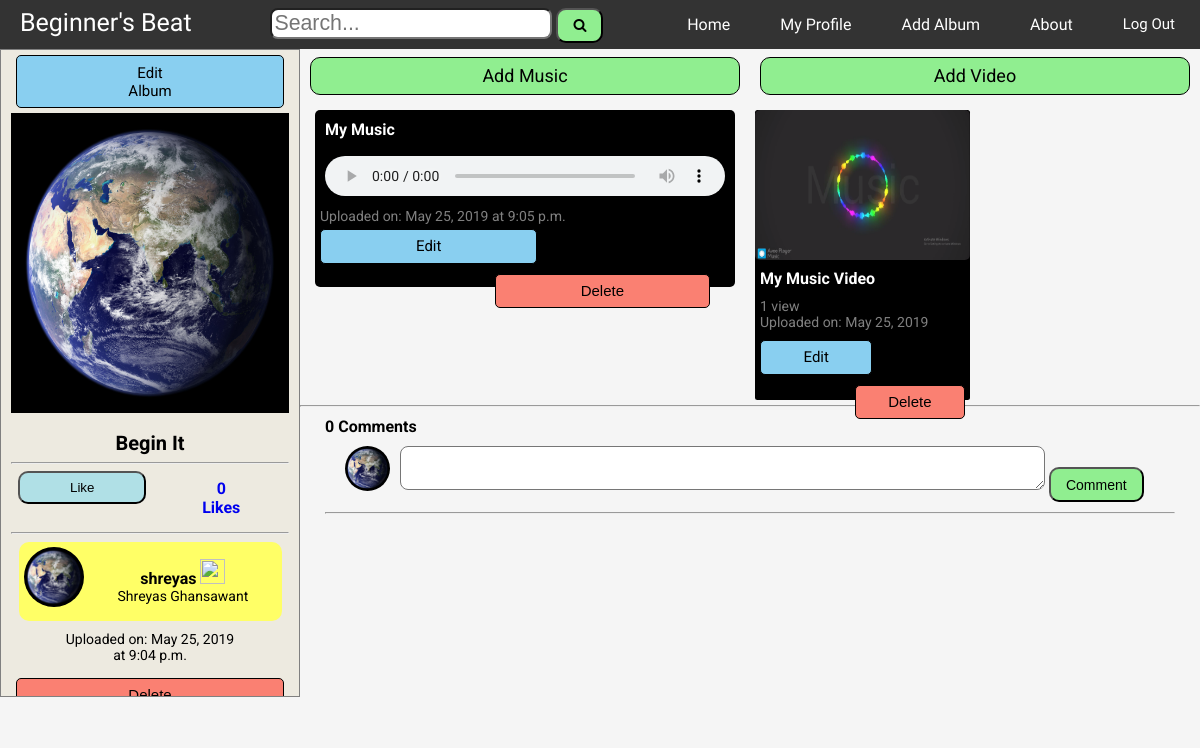
Screenshot of /edit/album-music-videos/album_id=1/ (signed in) with the database file from the repository.
### beat/models.py (models this page shows, shortened)
class Album(models.Model):
    title = models.CharField(max_length=40)
    description = models.TextField(default="No Description...")
    cover_dp = models.ImageField(upload_to='album_cover_pictures/', default="album_cover_pictures/no_cover_dp.png", validators=[FileExtensionValidator(allowed_extensions=['jpg', 'png', 'jpeg'])])
    date = models.DateField(auto_now_add=True)
    time = models.TimeField(auto_now_add=True)
    author = models.ForeignKey(User, on_delete=models.CASCADE)

class Profile(models.Model):
    dp = models.ImageField(upload_to='profile_pictures/', default="profile_pictures/no_dp.png", validators=[FileExtensionValidator(allowed_extensions=['jpg', 'png', 'jpeg'])])
    dob = models.DateField(default=timezone.now)
    bio = models.CharField(max_length=100, default="No bio")
    user = models.OneToOneField(User, on_delete=models.CASCADE)

class Music(models.Model):
    title = models.CharField(max_length=75)
    description = models.TextField(default="No Description...")
    file = models.FileField(upload_to='music/', validators=[FileExtensionValidator(allowed_extensions=['mp3', 'ogg', 'wav'])])
    date = models.DateField(auto_now_add=True)
    time = models.TimeField(auto_now_add=True)
    author = models.ForeignKey(User, on_delete=models.CASCADE)
    album = models.ForeignKey(Album, on_delete=models.CASCADE)

class Video(models.Model):
    thumbnail = models.ImageField(upload_to='thumbnails/', default="thumbnails/no_thumb.png", validators=[FileExtensionValidator(allowed_extensions=['jpg', 'png', 'jpeg'])])
    title = models.CharField(max_length=75)
    description = models.TextField(default="No Description...")
    file = models.FileField(upload_to='videos/', validators=[FileExtensionValidator(allowed_extensions=['mp4', 'flv'])])
    date = models.DateField(auto_now_add=True)
    time = models.TimeField(auto_now_add=True)
    author = models.ForeignKey(User, on_delete=models.CASCADE)
    views = models.IntegerField(default=0)
    album = models.ForeignKey(Album, on_delete=models.CASCADE)

### beat/views.py (the view)
# urls.py: path('edit/album-music-videos/album_id=<int:album_id>/', views.edit_album, name="edit-album"),
@login_required(login_url="beat:login")
def edit_album(request, album_id):
    user = request.user
    album = get_object_or_404(Album, pk=album_id)
    if album.author == user:
        likes = LikeAlbum.objects.filter(album=album).count()
        num_comments = CommentAlbum.objects.filter(album=album).count()
        comments = CommentAlbum.objects.filter(album=album).order_by('-date_time')
        musics = Music.objects.filter(album=album).order_by('-date', '-time')
        videos = Video.objects.filter(album=album).order_by('-date', '-time')
        un_like = None
        try:
            liked = LikeAlbum.objects.filter(album=album, user=request.user)
            if liked:
                un_like = "liked"
        except Exception:
            un_like = "not liked"
        return render(request, 'beat/edit_album.html', {
            'album': album,
            'musics': musics,
            'videos': videos,
            'likes': likes,
            'num_comments': num_comments,
            'comments': comments,
            'un_like': un_like,
            'user': user,
        })

### beat/templates/beat/edit_album.html (shortened to what this page needs)
{% include "beat/base.html" %}
{% load humanize %}
{% load static %}
<link rel="stylesheet" href="{% static "beat/detail.css" %}">
{% block body %}
<div class="main-body">
  <div class="main-body-1-pro">
    <a href="{% url 'beat:update-album' album.id %}" id="m-u-a">Edit Album</a>
    <br class="br-c">
    <br class="br-c">
    <br class="br-c">
    <img src="{{ album.cover_dp.url }}" id="cover_dp" oncontextmenu="return false;">
    <div id="at"><strong>{{ album.title }}</strong></div>
    <hr>
    <div class="like-it-div">
      <form action="{% url 'beat:like-album' album.id %}" method="post" id="likeit">
        {% if un_like == "liked" %}
          <button type="submit" id="likeitbtn-u">Unlike</button>
        {% else %}
          <button type="submit" id="likeitbtn">Like</button>
        {% endif %}
      </form>
      <strong id="likes"><a href="{% url 'beat:liked-by-album' album.id %}" style="text-decoration: none;">{{ likes|intcomma }} Like{{ likes|pluralize }}</a></strong>
    </div>
    <hr>
    <a href="{% url 'beat:profile' album.author.id %}" id="a-a-a">
      <div id="mini-user">
        <img src="{{ album.author.profile.dp.url }}" id="mini-dp" oncontextmenu="return false;">
        <div id="miniu"><strong>{{ album.author.username }}</strong>
          {% if album.author.is_superuser %}
            <span title="Admin of Beginner's Beat">
              <img src="https://img.icons8.com/color/48/000000/verified-account.png" height="25px" width="25px">
            </span>
          {% endif %}
          <div id="user-name">
            {{ album.author.first_name }} {{ album.author.last_name }}
          </div>
        </div>
      </div>
    </a>
    <div id="dt-a">Uploaded on: {{ album.date }}<br id="br-for-ud">at {{ album.time }}</div>
    <form action="{% url 'beat:delete-album' album.id %}" method="post">
      <button type="submit" id="m-d-a">Delete Album</button>
    </form>
    <br><br><br>
  </div>
  <div class="main-body-2">
    <div id="add-edit-mv">
      <a href="{% url 'beat:add-music' album.id %}" id="add-music">Add Music</a>
      <a href="{% url 'beat:add-video' album.id %}" id="add-video">Add Video</a>
    </div>
    <div class="music-video">
      <div class="music">
        {% for music in musics %}
          <div class="main-music-pro">
            <div id="m-t"><strong>{{ music.title }}</strong></div>
            <audio controls id="m-a" controlsList="nodownload">
              <source src="{{ music.file.url }}">
            </audio>
            <div id="m-dt">
              Uploaded on: {{ music.date }} at {{ music.time }}
            </div>
            <a href="{% url 'beat:update-music' music.id %}" id="m-u-m">Edit</a>
            <form action="{% url 'beat:delete-music' music.id %}" method="post">
              <button type="submit" id="m-d-m">Delete</button>
            </form>
          </div>
        {% endfor %}
      </div>
      <div class="video-pro">
        {% for video in videos %}
          <div class="main-video">
            <a href="{% url 'beat:detail-video' video.id %}">
              <img src="{{ video.thumbnail.url }}" id="v-thumb" oncontextmenu="return false;">
              <div id="v-t"><strong><span title="{{ video.title }}">{{ video.title|truncatechars:40 }}</span></strong></div>
              <div id="v-d">
                {{ video.views|intcomma }} view{{ video.views|pluralize }} <br>
                Uploaded on: {{ video.date }}
              </div>
            </a>
            <a href="{% url 'beat:update-video' video.id %}" id="m-u">Edit</a>
            <form action="{% url 'beat:delete-video' video.id %}" method="post">
              <button type="submit" id="m-d">Delete</button>
            </form>
          </div>
        {% endfor %}
      </div>
    </div>
    <hr>
    <div class="comment-body">
      <strong>{{ num_comments|intcomma }} Comment{{ num_comments|pluralize }}</strong>
      <form id="comment-form" action="{% url 'beat:comment-album' album.id %}" method="get">
        {% if user.is_authenticated %}
          <img src="{{ user.profile.dp.url }}" id="my-img-for-c" oncontextmenu="return false;">
        {% endif %}
        <textarea name="comment_album" rows="2" cols="60" id="comment-text-area" style="font-size:13pt;"></textarea>
        <button type="submit" id="comment-btn">Comment</button>
        <br class="br-c">
        <br class="br-c">
      </form>
      <hr><br>
    </div>
  </div>
</div>
{% endblock body %}

### beat/static/beat/base.css (style rules this page uses)
* { margin: 0px; }
body { font-family: 'Roboto', sans-serif; }

### beat/static/beat/detail.css (style rules this page uses)
body { background-color: #F5F5F5; }
.main-body { display: grid; grid-template-columns: 25% 75%; grid-template-rows: auto; }
.main-body-1-pro { padding: 10px; background-color: #EDEAE0; border: solid grey 1px; text-align: center; overflow-y: auto; position: sticky; top: 0; height: 635.5px; scroll-behavior: smooth; padding-top: 0px; }
.music-video { display: grid; grid-template-columns: 50% 50%; grid-template-rows: auto; }
#cover_dp { width: 100%; height: 300px; margin-bottom: 7px; }
#at { word-wrap: break-word; font-size: 20px; margin: 7px; }
#likes { text-align: center; margin: 15px 45px; }
#likeit { margin: 7px; }
#likeitbtn { padding: 7px 50px; border-radius: 10px; background-color: #B0E0E6; }
.like-it-div { display: flex; }
#mini-user { margin: 7.5px; display: grid; grid-template-columns: 25% 75%; background-color: #FFFF66; border-radius: 10px; }
#mini-dp { width: 60px; border-radius: 50%; margin: 5px; height: 60px; }
#miniu { margin: 17px 15px; word-wrap: break-word; }
#a-a-a { color: black; text-decoration: none; }
#dt-a { margin: 10px; font-size: 14px; }
#user-name { font-size: 14px; text-transform: capitalize; }
.main-music-pro { background: black; color: white; margin: 15px; border-radius: 5px; padding-right: 20px; height: 177px; }
#m-t { padding: 10px; word-wrap: break-word; }
#m-a { margin: 7.5px 10px; width: 100%; height: 40px; }
#m-dt { color: grey; padding: 0px 5px; font-size: 14px; }
.video-pro { display: grid; grid-template-columns: 50% 50%; grid-auto-rows: 300px; margin-top: 10px; }
.main-video { background-color: black; color: white; margin: 5px; border-radius: 2.5px; //max-height: 250px; }
#v-thumb { height: 150px; width: 100%; border-radius: 5px; }
#v-t { padding: 5px; word-wrap: break-word; }
#v-d { padding: 5px; color: grey; font-size: 14px; }
.main-video a { color: white; text-decoration: none; }
.comment-body { margin: 0px 25px; margin-top: 10px; }
#my-img-for-c { height: 45px; width: 45px; border-radius: 50%; float: left; margin: 0px 10px; }
#comment-form { margin: 10px; }
#comment-text-area { border-radius: 8px; }
#comment-btn { background-color: lightgreen; text-align: center; padding: 7.5px 15px; font-size: 14px; border-radius: 10px; }
#add-edit-mv { display: grid; grid-template-columns: 50% 50%; }
#add-music, #add-video { background-color: lightgreen; text-align: center; padding: 7.5px 0px; font-size: 18px; border-radius: 10px; border: 1px solid black; margin: 7.5px 10px; margin-bottom: 0px; color: black; text-decoration: none; }
#m-u, #m-u-m, #m-u-a { border: solid black 1px; text-decoration: none; color: black; padding: 7.5px 42.5px; background-color: #89CFF0; float: left; font-size: 15px; margin: 5px; border-radius: 5px; }
#m-d, #m-d-m, #m-d-a { float: right; border: solid black 1px; text-decoration: none; color: black; padding: 7.5px 32.5px; background-color: #FA8072; font-size: 15px; margin: 5px; border-radius: 5px; }
#m-u-m { padding: 7.5px 95px; }
#m-d-m { padding: 7.5px 85px; }
#m-u-a { padding: 7.5px 105px; }
#m-d-a { padding: 7.5px 95px; }

### rows the page displays
Album: cover_dp (picture), title "Begin It", author.profile.dp (picture), author.username "shreyas", author.first_name "Shreyas", author.last_name "Ghansawant", date "May 25, 2019", time "9:04 p.m."
Music: title "My Music", date "May 25, 2019", time "9:05 p.m."
Video: thumbnail (picture), title "My Music Video", views "1", date "May 25, 2019"

### other values shown
{{ likes|intcomma }} "0"
{{ num_comments|intcomma }} "0"
